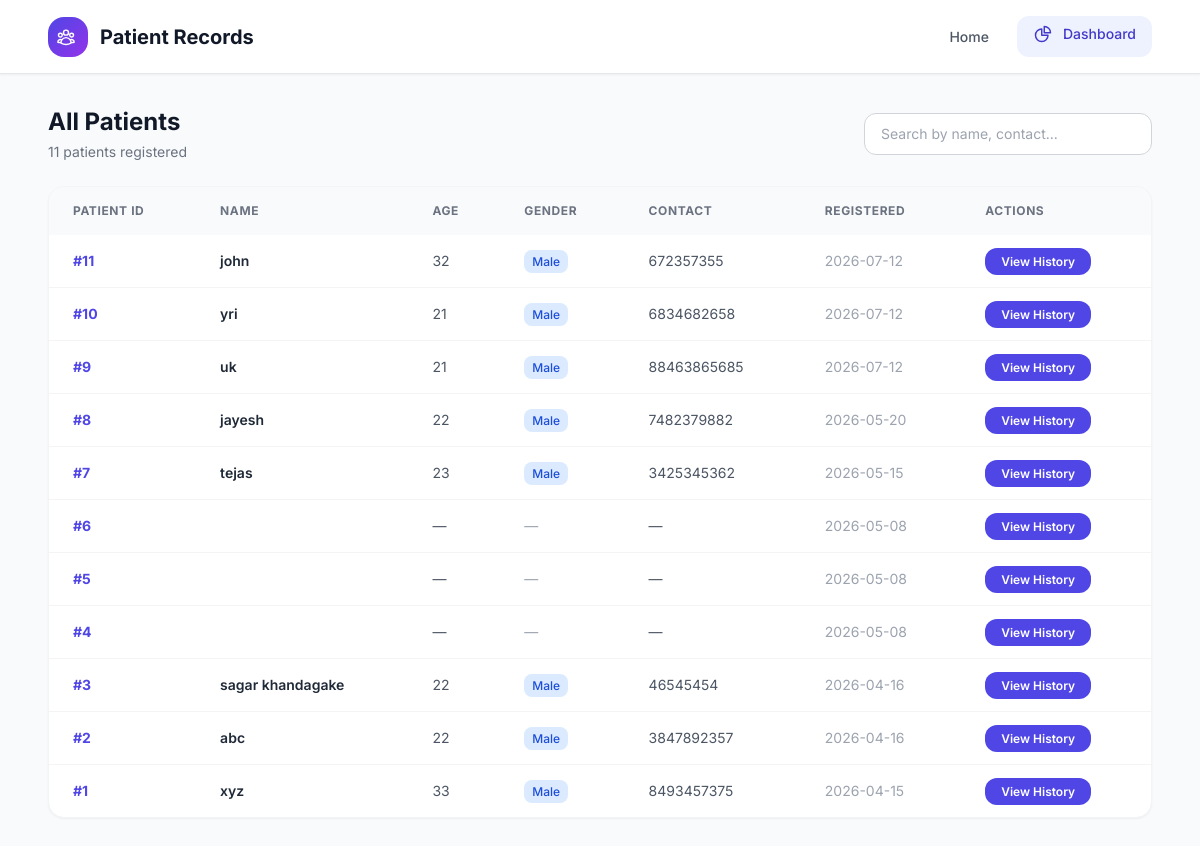
Page /patients on the committed database.
### models.py (models this page shows, shortened)
class Patient(db.Model):
    __tablename__ = 'patients'
    id            = db.Column(db.Integer, primary_key=True, autoincrement=True)
    name          = db.Column(db.String(100), nullable=False, default='Unknown')
    age           = db.Column(db.Integer, nullable=True)
    gender        = db.Column(db.String(10), nullable=True)       # Male / Female / Other
    contact       = db.Column(db.String(20), nullable=True)
    created_at    = db.Column(db.DateTime, default=datetime.utcnow)
    predictions   = db.relationship('Prediction', backref='patient', lazy=True)
    def to_dict(self):
        return {
            'id':         self.id,
            'name':       self.name,
            'age':        self.age,
            'gender':     self.gender,
            'contact':    self.contact,
            'created_at': self.created_at.strftime("%Y-%m-%d %H:%M:%S"),
        }

### app.py (the view)
@app.route('/patients')
def patients_list():
    patients = get_all_patients()
    return render_template('patients.html', patients=[p.to_dict() for p in patients])

### database.py (called while the page is built)
def get_all_patients():
    from models import Patient
    return Patient.query.order_by(Patient.created_at.desc()).all()

### templates/patients.html (shortened to what this page needs)
<!DOCTYPE html>
<html lang="en">
<head>
  <script src="https://cdn.tailwindcss.com"></script>
</head>
<body class="bg-gray-50 min-h-screen">
  <header class="bg-white shadow-sm border-b sticky top-0 z-50">
    <div class="max-w-6xl mx-auto px-6 py-4 flex items-center justify-between">
      <div class="flex items-center gap-3">
        <div class="w-10 h-10 bg-gradient-to-br from-indigo-600 to-purple-600 rounded-2xl flex items-center justify-center text-white"></div>
        <h1 class="text-xl font-bold text-gray-900">Patient Records</h1>
      </div>
      <nav class="flex items-center gap-3">
        <a href="{{ url_for('home') }}" class="px-4 py-2 text-sm text-gray-600 hover:text-indigo-600 font-medium">Home</a>
        <a href="{{ url_for('dashboard') }}" class="px-4 py-2 text-sm bg-indigo-50 hover:bg-indigo-100 text-indigo-700 rounded-xl font-medium transition"><span class="inline-flex items-center gap-1.5"><svg xmlns="http://www.w3.org/2000/svg" class="w-5 h-5 inline-block mr-1" fill="none" viewBox="0 0 24 24" stroke="currentColor" stroke-width="1.75" stroke-linecap="round" stroke-linejoin="round" ><path d="M10.5 6a7.5 7.5 0 1 0 7.5 7.5h-7.5V6Z"/><path d="M13.5 10.5H21A7.5 7.5 0 0 0 13.5 3v7.5Z"/></svg> Dashboard</span></a>
      </nav>
    </div>
  </header>
  <div class="max-w-6xl mx-auto px-6 py-8">
    <div class="mb-6 flex flex-col sm:flex-row gap-4 items-start sm:items-center justify-between">
      <div>
        <h2 class="text-2xl font-bold text-gray-900">All Patients</h2>
        <p class="text-gray-500 text-sm mt-1">{{ patients | length }} patient{{ 's' if patients | length != 1 }} registered</p>
      </div>
      <input id="searchInput" type="text" placeholder="Search by name, contact..."
             oninput="filterTable()"
             class="border border-gray-300 rounded-xl px-4 py-2.5 text-sm w-full sm:w-72 focus:outline-none focus:ring-2 focus:ring-indigo-400">
    </div>
    {% if patients %}
    <div class="bg-white rounded-2xl shadow-sm border border-gray-100 overflow-hidden">
      <div class="overflow-x-auto">
        <table class="w-full text-sm" id="patientTable">
          <thead class="bg-gray-50 text-gray-500 uppercase text-xs tracking-wider">
            <tr>
              <th class="px-6 py-4 text-left">Patient ID</th>
              <th class="px-6 py-4 text-left">Name</th>
              <th class="px-6 py-4 text-left">Age</th>
              <th class="px-6 py-4 text-left">Gender</th>
              <th class="px-6 py-4 text-left">Contact</th>
              <th class="px-6 py-4 text-left">Registered</th>
              <th class="px-6 py-4 text-left">Actions</th>
            </tr>
          </thead>
          <tbody class="divide-y divide-gray-100" id="patientBody">
            {% for p in patients %}
            <tr class="hover:bg-gray-50 transition patient-row">
              <td class="px-6 py-4 text-indigo-600 font-bold">#{{ p.id }}</td>
              <td class="px-6 py-4 font-semibold text-gray-800">{{ p.name }}</td>
              <td class="px-6 py-4 text-gray-600">{{ p.age if p.age else '—' }}</td>
              <td class="px-6 py-4">
                {% if p.gender == 'Male' %}
                <span class="px-2 py-1 bg-blue-100 text-blue-700 rounded-lg text-xs font-medium">Male</span>
                {% elif p.gender == 'Female' %}
                <span class="px-2 py-1 bg-pink-100 text-pink-700 rounded-lg text-xs font-medium">Female</span>
                {% elif p.gender %}
                <span class="px-2 py-1 bg-gray-100 text-gray-700 rounded-lg text-xs font-medium">{{ p.gender }}</span>
                {% else %}
                <span class="text-gray-400">—</span>
                {% endif %}
              </td>
              <td class="px-6 py-4 text-gray-600">{{ p.contact if p.contact else '—' }}</td>
              <td class="px-6 py-4 text-gray-400">{{ p.created_at[:10] }}</td>
              <td class="px-6 py-4">
                <a href="{{ url_for('patient_detail', patient_id=p.id) }}"
                   class="px-4 py-1.5 bg-indigo-600 hover:bg-indigo-700 text-white rounded-xl text-xs font-semibold transition">
                  View History
                </a>
              </td>
            </tr>
            {% endfor %}
          </tbody>
        </table>
      </div>
    </div>
    {% endif %}
  </div>
</body>
</html>

### templates/patients.html (style rules this page uses)
body { font-family: 'Inter', sans-serif; }

### rows in the picture
Patient: id "11", name "john", age "32", gender "Male", contact "672357355", created_at "2026-07-12"
Patient: id "10", name "yri", age "21", gender "Male", contact "6834682658", created_at "2026-07-12"
Patient: id "9", name "uk", age "21", gender "Male", contact "88463865685", created_at "2026-07-12"
Patient: id "8", name "jayesh", age "22", gender "Male", contact "7482379882", created_at "2026-05-20"
Patient: id "7", name "tejas", age "23", gender "Male", contact "3425345362", created_at "2026-05-15"
Patient: id "3", name "sagar khandagake", age "22", gender "Male", contact "46545454", created_at "2026-04-16"
Patient: id "2", name "abc", age "22", gender "Male", contact "3847892357", created_at "2026-04-16"
Patient: id "1", name "xyz", age "33", gender "Male", contact "8493457375", created_at "2026-04-15"

### other values in the picture
{{ patients | length }} "11"
{{ 's' if patients | length != 1 }} "s"
{{ p.id }} "6" "5" "4"
{{ p.age if p.age else '—' }} "—" "—" "—"
{{ p.contact if p.contact else '—' }} "—" "—" "—"
{{ p.created_at[:10] }} "2026-05-08" "2026-05-08" "2026-05-08"
